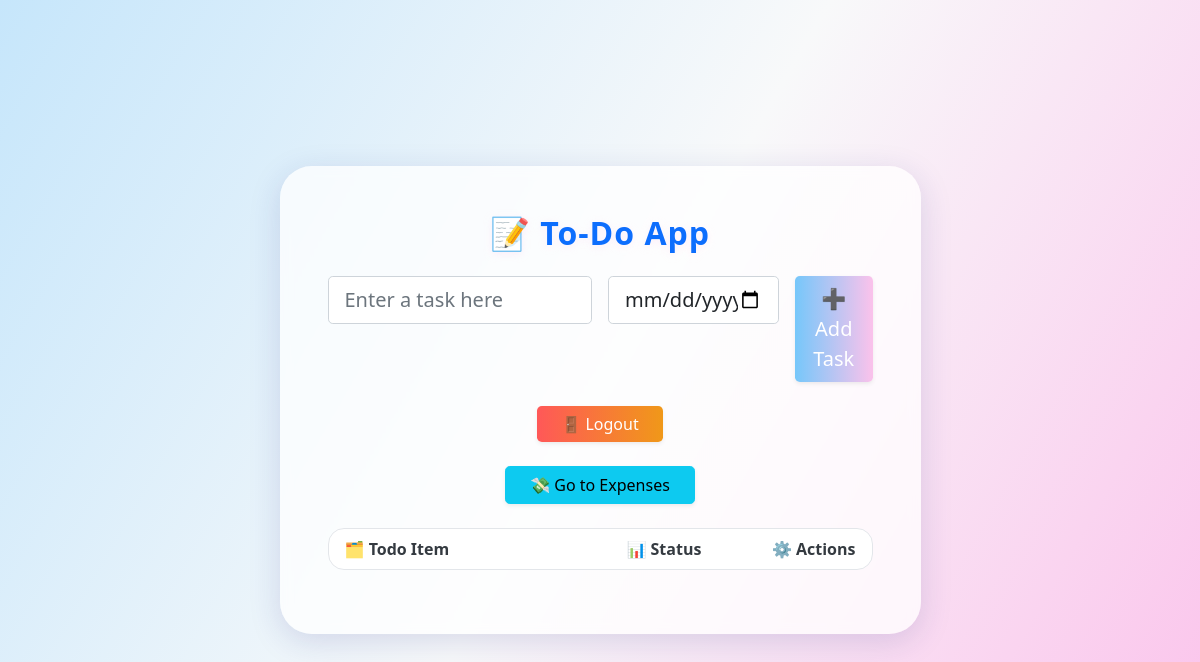
/ (signed in), run on an earlier commit of the app's database.
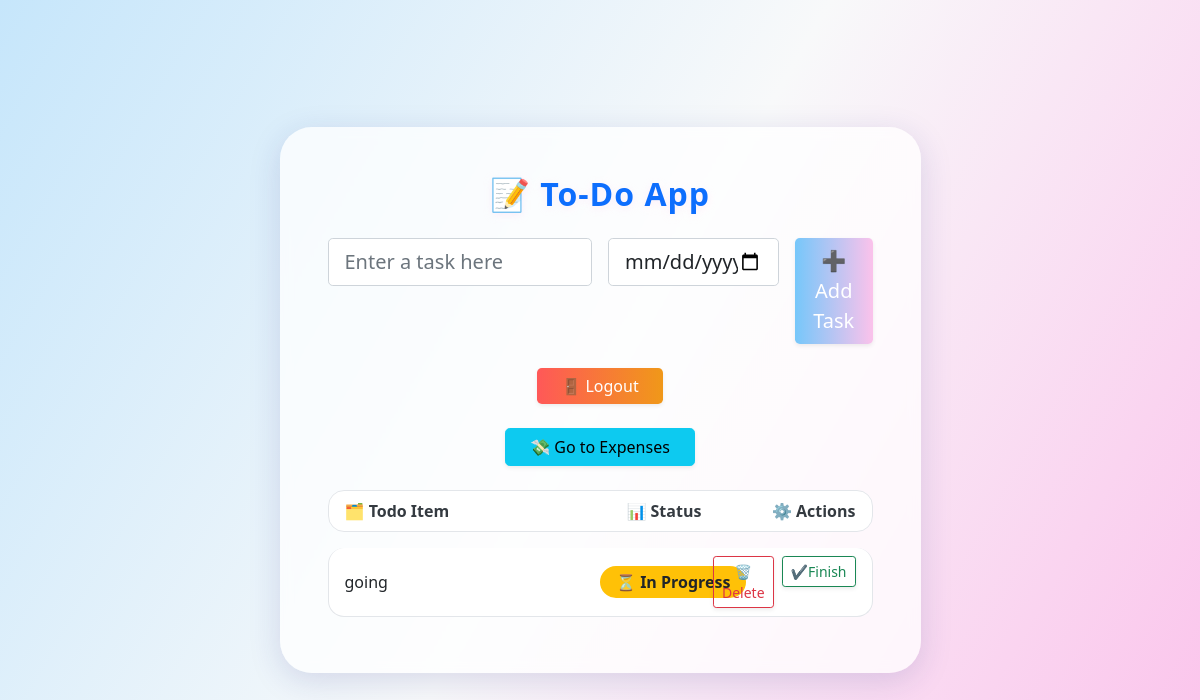
And on a later commit of the database.
### todoapp/models.py (models this page shows, shortened)
class Todo(models.Model):
    user = models.ForeignKey(User, on_delete=models.CASCADE)
    todo_name = models.CharField(max_length=1000)
    status = models.BooleanField(default=False)
    reminder_time = models.DateTimeField(null=True, blank=True)

### todoapp/views.py (the view, shortened to what this page needs)
# urls.py: 2. Add a URL to urlpatterns:  path('', views.home, name='home')
@login_required(login_url='login-page')
def home(request):
    all_todos = Todo.objects.filter(user=request.user)
    context = {'todos': all_todos}
    return render(request, 'todolistapp/todo.html', context)

### todoapp/templates/todolistapp/todo.html (shortened to what this page needs)
<head>
  <link rel="stylesheet" href="https://cdn.jsdelivr.net/npm/bootstrap@5.1.3/dist/css/bootstrap.min.css">
</head>
<body>
  <section class="vh-100 d-flex align-items-center">
    <div class="container py-5">
      <div class="row justify-content-center">
        <div class="col-lg-8 col-xl-7">
          <div class="card glass-card border-0 rounded-4">
            <div class="card-body p-5">
              <h2 class="text-center mb-4 text-primary fw-bold" style="letter-spacing:1px; text-shadow:0 2px 8px #fbc2eb44;">📝 To-Do App</h2>
              <form method="POST" class="row g-3 justify-content-center mb-4">
                <div class="col-12 col-md-6">
                  <input type="text" name="task" class="form-control form-control-lg rounded-3" placeholder="Enter a task here" required />
                </div>
                <div class="col-12 col-md-4">
                  <input type="datetime-local" name="reminder_time" class="form-control form-control-lg rounded-3" />
                </div>
                <div class="col-12 col-md-2 d-grid">
                  <button type="submit" class="btn btn-gradient btn-lg rounded-3 shadow-sm">➕ Add Task</button>
                </div>
              </form>
              <div class="text-center mb-4">
                <a href="{% url 'logout' %}">
                  <button class="btn logout-btn px-4 rounded-3 shadow-sm">🚪 Logout</button>
                </a>
              </div>
              <div class="text-center mb-4">
  <a href="{% url 'expense-page' %}">
    <button class="btn btn-info px-4 rounded-3 shadow-sm">💸 Go to Expenses</button>
  </a>
</div>
              <div class="list-group">
                <div class="list-group-item d-flex justify-content-between todo-header-row">
                  <div class="w-50">🗂️ Todo Item</div>
                  <div class="w-25 text-center">📊 Status</div>
                  <div class="w-25 text-end">⚙️ Actions</div>
                </div>
                {% for i in todos %}
                <div class="list-group-item d-flex justify-content-between align-items-center mb-2">
                  <div class="w-50">{{ i.todo_name }}</div>
                  <div class="w-25 text-center">
                    {% if i.status %}
                      <span class="badge bg-success">✅ Completed</span>
                    {% else %}
                      <span class="badge bg-warning text-dark">⏳ In Progress</span>
                    {% endif %}
                  </div>
                  <div class="w-25 text-end">
                    <div class="d-flex justify-content-end gap-2">
                      <a href="{% url 'delete' i.id %}">
                        <button class="btn btn-outline-danger btn-sm shadow-sm">🗑️Delete</button>
                      </a>
                      <a href="{% url 'update' i.id %}">
                        <button class="btn btn-outline-success btn-sm shadow-sm">✔️Finish</button>
                      </a>
                    </div>
                  </div>
                </div>
                {% endfor %}
              </div>
            </div>
          </div>
        </div>
      </div>
    </div>
  </section>
</body>

What changed in the data, as far as the page shows it:
added Todo: todo_name "going", status "⏳ In Progress"
